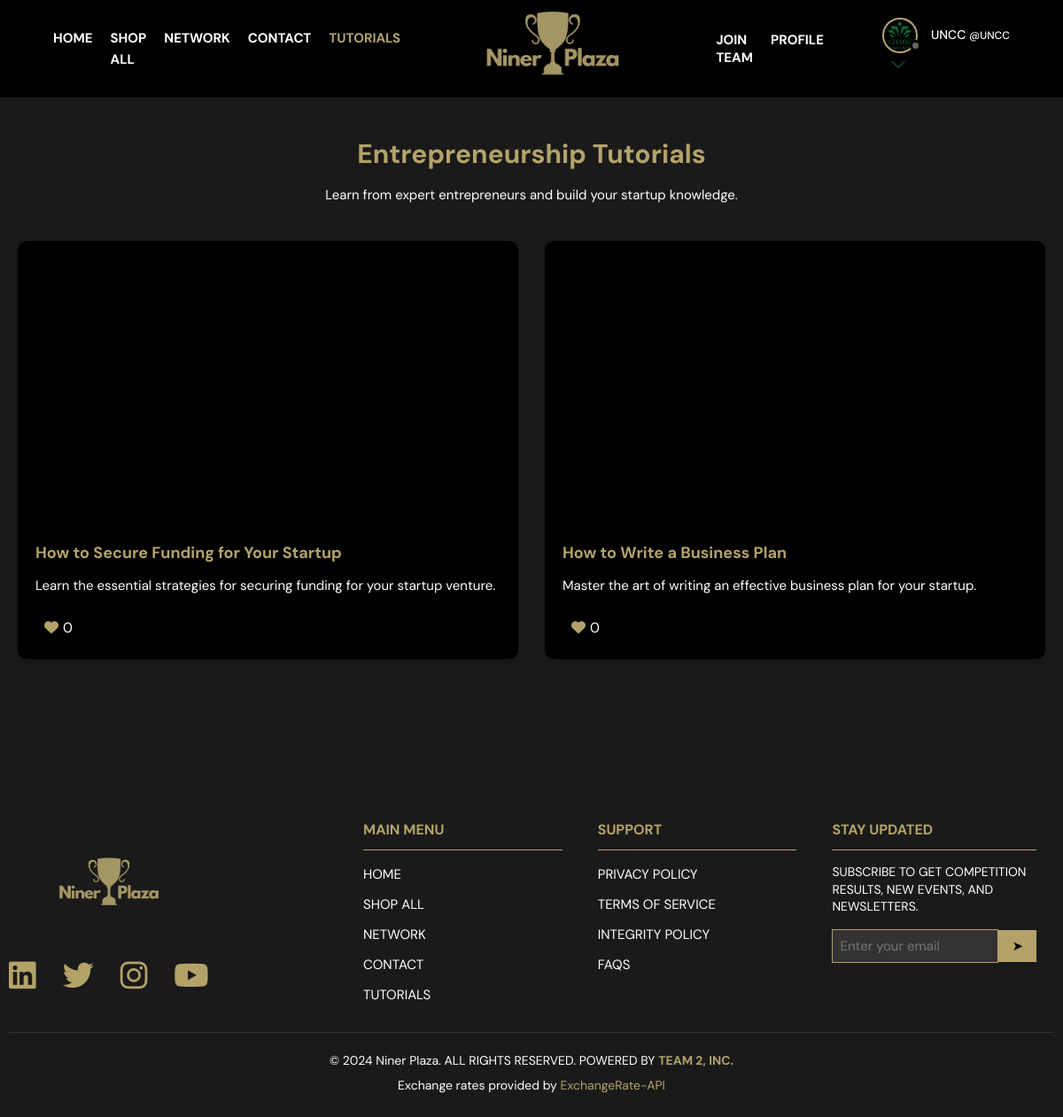
The app's page /tutorials/ (signed in) with its own data.
### base/models.py (models this page shows, shortened)
class User(AbstractUser):
    name = models.CharField(max_length=200, null=True)
    email = models.EmailField(unique=True, null=True)
    bio = models.TextField(null=True, blank=True)
    avatar = models.ImageField(null=True, default="avatar.svg")
    headline = models.CharField(max_length=200, null=True, blank=True)
    location = models.CharField(max_length=100, null=True, blank=True)
    website = models.URLField(max_length=200, null=True, blank=True)
    github = models.URLField(max_length=200, null=True, blank=True)
    linkedin = models.URLField(max_length=200, null=True, blank=True)
    resume = models.FileField(upload_to='resumes/', null=True, blank=True)
    resume_updated = models.DateTimeField(null=True, blank=True)
    is_sponsor = models.BooleanField(default=False)  # Added sponsor status
    USERNAME_FIELD = 'email'
    REQUIRED_FIELDS = ['username']

class Tutorial(models.Model):
    title = models.CharField(max_length=200)
    description = models.TextField(null=True, blank=True)
    video_url = models.URLField()
    created = models.DateTimeField(auto_now_add=True)
    likes = models.ManyToManyField(User, related_name='tutorial_likes', blank=True)

### base/views.py (the view)
# urls.py: path('tutorials/', views.tutorialsPage, name="tutorials"),
def tutorialsPage(request):
    tutorial1, created1 = Tutorial.objects.get_or_create(
        id=1,
        defaults={
            'title': "How to Secure Funding for Your Startup",
            'description': "Learn the essential strategies for securing funding for your startup venture.",
            'video_url': "https://youtu.be/JhTeaJzZmSY"
        }
    )
    tutorial2, created2 = Tutorial.objects.get_or_create(
        id=2,
        defaults={
            'title': "How to Write a Business Plan",
            'description': "Master the art of writing an effective business plan for your startup.",
            'video_url': "https://youtu.be/G0GG8A3yuTE"
        }
    )
    tutorials = Tutorial.objects.all()
    context = {'tutorials': tutorials}
    return render(request, 'tutorials.html', context)

### templates/tutorials.html (shortened to what this page needs)
{% extends 'main.html' %}
{% block content %}
<div class="tutorials-container">
    <h1>Entrepreneurship Tutorials</h1>
    <p class="tutorials-description">Learn from expert entrepreneurs and build your startup knowledge.</p>
    <div class="tutorials-grid">
        {% for tutorial in tutorials %}
        <div class="tutorial-card">
            <div class="video-container">
                <iframe
                    src="https://www.youtube.com/embed/{{ tutorial.video_url|slice:'17:' }}"
                    frameborder="0"
                    allow="accelerometer; autoplay; clipboard-write; encrypted-media; gyroscope; picture-in-picture"
                    allowfullscreen>
                </iframe>
            </div>
            <div class="tutorial-info">
                <h3>{{ tutorial.title }}</h3>
                <p>{{ tutorial.description }}</p>
                {% if request.user.is_authenticated %}
                <form action="{% url 'like-tutorial' tutorial.id %}" method="POST" class="like-form">
                    <button type="submit" class="like-btn {% if request.user in tutorial.likes.all %}liked{% endif %}">
                        <i class="fas fa-heart"></i>
                        <span>{{ tutorial.likes.count }}</span>
                    </button>
                </form>
                {% endif %}
            </div>
        </div>
        {% endfor %}
    </div>
</div>
{% endblock %}

### templates/sticky_header.html (shortened to what this page needs)
{% load static %}
<header class="sticky-header">
    <nav class="nav-links">
        <ul>
            <li><a href="{% url 'landing' %}" class="{% if request.path == '/' %}active{% endif %}">HOME</a></li>
            <li><a href="{% url 'shop' %}" class="{% if 'shop' in request.path %}active{% endif %}">SHOP ALL</a></li>
            <li><a href="{% url 'home' %}" class="{% if 'network' in request.path %}active{% endif %}">NETWORK</a></li>
            <li><a href="{% url 'contact' %}" class="{% if 'contact' in request.path %}active{% endif %}">CONTACT</a></li>
            <li><a href="{% url 'tutorials' %}" class="{% if 'tutorials' in request.path %}active{% endif %}">TUTORIALS</a></li>
        </ul>
    </nav>
    <div class="logo-container">
        <a href="{% url 'landing' %}">
            <img src="{% static 'images/logo.png' %}" alt="Logo" class="logo">
        </a>
    </div>
    <div class="header__menu">
        {% if request.user.is_authenticated %}
        <nav class="nav-links right-nav">
            <ul>
                <li><a href="{% url 'join-team' %}" class="{% if 'join-team' in request.path %}active{% endif %}">JOIN TEAM</a></li>
                <li><a href="{% url 'profile' %}" class="{% if 'profile' in request.path %}active{% endif %}">PROFILE</a></li>
            </ul>
        </nav>
        <div>
            <a href="{% url 'update-user' %}">
                <div class="avatar avatar--medium">
                    <img src="{{request.user.avatar.url}}" />
                </div>
                <p>{{request.user.username}} <span>@{{request.user.username}}</span></p>
            </a>
            <button class="dropdown-button" data-dropdown="#dropdown-menu">
                <svg version="1.1" xmlns="http://www.w3.org/2000/svg" width="32" height="32" viewBox="0 0 32 32">
                    <title>chevron-down</title>
                    <path d="M16 21l-13-13h-3l16 16 16-16h-3l-13 13z"></path>
                </svg>
            </button>
        </div>
        {% else %}
        <a href="{% url 'login' %}" class="btn btn--main">Login</a>
        {% endif %}
    </div>
</header>

### static/styles/style.css (style rules this page uses)
:root { --color-main: #B3A369; --color-main-light: #D4CDB4; --color-dark: #000000; --color-dark-medium: #333333; --color-dark-light: #046A38; --color-light: #FFFFFF; --color-gray: #666666; --color-light-gray: #CCCCCC; --color-bg: #1A1A1A; --color-success: #046A38; --color-error: #FF4B4B; }
* { font-family: "DM Sans", -apple-system, BlinkMacSystemFont, "Segoe UI", Roboto, Oxygen, Ubuntu, Cantarell, "Open Sans", "Helvetica Neue", sans-serif; margin: 0; padding: 0; box-sizing: border-box; text-rendering: optimizeLegibility; font-size: inherit; }
html { font-size: 56.25%; scroll-padding-top: 250px; scroll-behavior: smooth; }
@media only screen and (min-width: 1200px) { html { font-size: 62.5%; } }
body { line-height: 1.6; font-weight: 400; font-size: 1.5rem; color: var(--color-light-gray); background-color: var(--color-bg); min-height: 100vh; }
img { width: 100%; }
a { display: inline-block; color: var(--color-main); text-decoration: none; }
.avatar { position: relative; display: inline-block; border-radius: 50%; border: 2px solid var(--color-main); }
.avatar img { display: block; border-radius: 50%; object-fit: cover; object-position: center; }
.avatar::after { content: ""; display: block; position: absolute; background-color: var(--color-gray); z-index: 111; border-radius: 50%; border: 0.3rem solid var(--color-dark); }
.avatar.avatar--medium img { width: 3.6rem; height: 3.6rem; border-radius: 50%; }
.avatar.avatar--medium:after { width: 0.7rem; height: 0.7rem; bottom: 0px; right: -6px; }
.header__menu { flex: 1; display: flex; justify-content: flex-end; padding-right: 40px; position: relative; z-index: 1006; }
.header__menu > div { position: relative; }
.header__menu a { display: flex; gap: 1.5rem; align-items: center; font-weight: 500; text-decoration: none; color: var(--color-light); }
.header__menu img { height: 3.6rem; }
.header__menu p { margin: 0; font-size: 1.4rem; }
.header__menu span { font-size: 1.2rem; }
.header__menu svg { width: 1.6rem; height: 1.6rem; fill: var(--color-dark-light); }
.dropdown-button { background: transparent; border: 0; outline: 0; cursor: pointer; padding: 0.5rem; margin-left: 0.5rem; }
.sticky-header { position: fixed; top: 0; left: 0; right: 0; display: flex; justify-content: space-between; align-items: center; background-color: var(--color-dark); padding: 20px 20px; z-index: 1005; height: 110px; }
.nav-links { flex: 1; display: flex; justify-content: flex-start; padding-left: 40px; }
.nav-links ul { display: flex; list-style-type: none; gap: 2rem; }
.nav-links li a { color: var(--color-light); text-decoration: none; font-weight: bold; transition: color 0.3s ease; }
.nav-links li a:hover, .nav-links li a.active { color: var(--color-main); }
.logo-container { flex: 1; display: flex; justify-content: center; align-items: center; }
.logo { height: 200px; width: auto; object-fit: contain; margin-top: 5px; }
.tutorials-container { margin-top: 110px; padding: 4rem 2rem; max-width: 1200px; margin-left: auto; margin-right: auto; }
.tutorials-container h1 { color: var(--color-main); font-size: 3rem; text-align: center; margin-bottom: 1rem; }
.tutorials-description { text-align: center; color: var(--color-light); margin-bottom: 4rem; }
.tutorials-grid { display: grid; grid-template-columns: repeat(auto-fit, minmax(300px, 1fr)); gap: 3rem; }
.tutorial-card { background: var(--color-dark); border-radius: 1rem; overflow: hidden; box-shadow: 0 4px 8px rgba(0, 0, 0, 0.2); }
.video-container { position: relative; padding-bottom: 56.25%; height: 0; overflow: hidden; }
.video-container iframe { position: absolute; top: 0; left: 0; width: 100%; height: 100%; }
.tutorial-info { padding: 2rem; }
.tutorial-info h3 { color: var(--color-main); font-size: 1.8rem; margin-bottom: 1rem; }
.tutorial-info p { color: var(--color-light); margin-bottom: 2rem; }
.like-form { display: inline-block; }
.like-btn { background: transparent; border: none; color: var(--color-light); cursor: pointer; font-size: 1.6rem; padding: 0.5rem 1rem; display: flex; align-items: center; gap: 0.5rem; transition: all 0.3s ease; }
.like-btn i { color: var(--color-main); }
.right-nav { position: absolute; right: 250px; top: 50%; transform: translateY(-50%); }
.right-nav ul { display: flex; gap: 2rem; margin: 0; padding: 0; }
.right-nav li a { color: var(--color-light); text-decoration: none; font-weight: bold; transition: color 0.3s ease; line-height: normal; }

### records on screen
User: user.avatar (picture), user.username "UNCC"
Tutorial: title "How to Secure Funding for Your Startup", description "Learn the essential strategies for securing funding for your startup venture.", likes.count "0"
Tutorial: title "How to Write a Business Plan", description "Master the art of writing an effective business plan for your startup.", likes.count "0"
